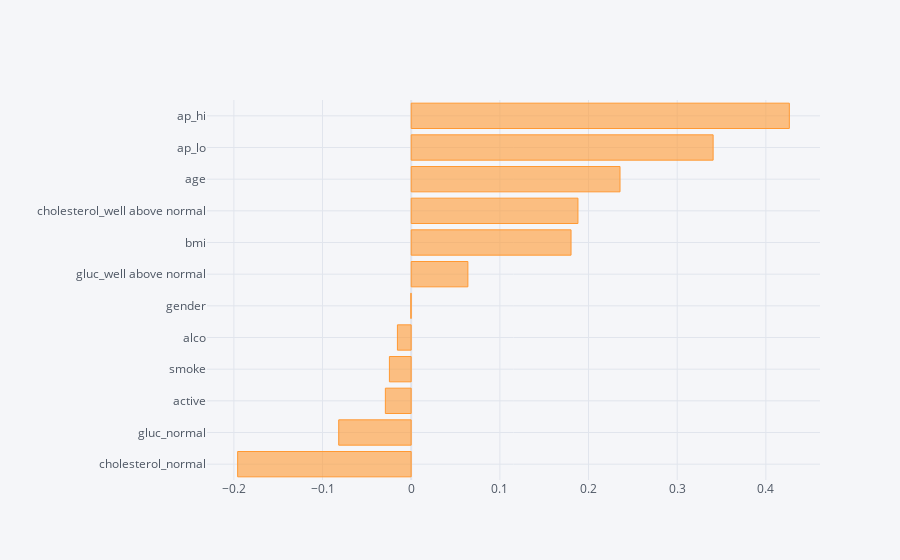

Notebook code cell kept with this figure:
### Code cell
#plotting using plotly
import cufflinks as cf
from plotly.offline import download_plotlyjs,init_notebook_mode,plot,iplot
init_notebook_mode(connected=True)
cf.go_offline()

print('Correlation of features with target variable')
final_data.corr()['cardio'].sort_values()[:-1].iplot(kind='barh');

### Figure 1 — Plotly figure (JSON) as saved in the notebook; plotly's stock layout.template omitted (floating-point values rounded to 4 significant figures)
{"data": [{"marker": {"color": "rgba(255, 153, 51, 0.6)", "line": {"color": "rgba(255, 153, 51, 1.0)", "width": 1}}, "name": "cardio", "orientation": "h", "text": "", "type": "bar", "x": [-0.1957, -0.08176, -0.02913, -0.02456, -0.01552, -0.000436, 0.06393, 0.1803, 0.1881, 0.2355, 0.3405, 0.4265], "y": ["cholesterol_normal", "gluc_normal", "active", "smoke", "alco", "gender", "gluc_well above normal", "bmi", "cholesterol_well above normal", "age", "ap_lo", "ap_hi"]}], "layout": {"legend": {"bgcolor": "#F5F6F9", "font": {"color": "#4D5663"}}, "paper_bgcolor": "#F5F6F9", "plot_bgcolor": "#F5F6F9", "title": {"font": {"color": "#4D5663"}}, "xaxis": {"gridcolor": "#E1E5ED", "showgrid": true, "tickfont": {"color": "#4D5663"}, "title": {"font": {"color": "#4D5663"}, "text": ""}, "zerolinecolor": "#E1E5ED"}, "yaxis": {"gridcolor": "#E1E5ED", "showgrid": true, "tickfont": {"color": "#4D5663"}, "title": {"font": {"color": "#4D5663"}, "text": ""}, "zerolinecolor": "#E1E5ED"}}}
